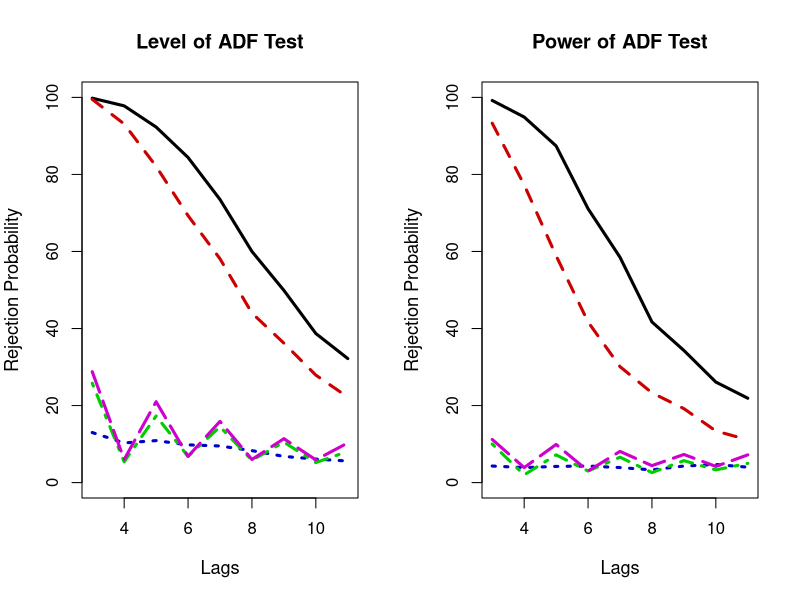

The R source for this figure:
# === preprocessing ===
# remove variables
rm(list = ls())

# reset graphics
graphics.off()
set.seed(48)
# Install packages if not installed
libraries = c("tseries")
lapply(libraries, function(Samples) if (!(Samples %in% installed.packages())) {
  install.packages(Samples)
})

# Load packages
lapply(libraries, library, quietly = TRUE, character.only = TRUE)

# === Input Parameters ===
# define number of simulations for ADF test
iSimulations = 1000

# define sample size
iSample = 100

# define alpha parameters
alpha = c(0.9, 1)

# define beta parmaters
beta = c(-0.99, -0.9, 0, 0.9, 0.99)

# define stationary models
statparams = cbind(rep(alpha[1], length(beta)), beta = c(-0.99, -0.9, 0, 0.9, 0.99))

# define explosive models
expparams = cbind(rep(alpha[2], length(beta)), beta = c(-0.99, -0.9, 0, 0.9, 0.99))

# define lag vector
pvec = as.matrix(3:11)

# define significance level
isiglevel = 0.05

# === Define Functions ===
# define function to create simulated process
generateprocess = function(alpha, beta, iSample) {
  epsilon = rnorm(iSample)
  x       = rep(0, iSample)
  for (iCounter in 2:iSample) {
    x[iCounter] = alpha * x[iCounter - 1] + beta * epsilon[iCounter - 1] + epsilon[iCounter]
  }
  return(x)
}

# adftest for varying p
adftestvaryp = function(pvec, x) {
  adftestonep = function(p) {
    return(adf.test(x, alternative = c("stationary"), k = p)$p.value)
  }
  pvalues     = apply(pvec, 1, adftestonep)
  rejection   = as.numeric(pvalues < isiglevel)
  return(rejection)
}

# define function to simulate rejection probabilities
ADFSimtest = function(alpha, beta) {
  res = matrix(rep(NaN, iSimulations, length(pvec)), nrow = iSimulations, ncol = length(pvec))
  for (iSim in 1:iSimulations) {
    x           = generateprocess(alpha, beta, iSample)
    res[iSim, ] = adftestvaryp(pvec, x)
  }
  rejectionprob = colMeans(res)
  return(rejectionprob)
}

# === Main Computation ===
# simulate tests
teststat = mapply(ADFSimtest, statparams[, 1], statparams[, 2])
testexp  = mapply(ADFSimtest, expparams[, 1], expparams[, 2])


# plot level of test
par(mfrow = c(1, 2), cex.lab = 1.1)
matplot(pvec, teststat * 100, type = "l", lwd = 3, ylab = "Rejection Probability", xlab = "Lags", 
        main = "Level of ADF Test", col = c("black", "red3", "blue3", "green3", "magenta3"), 
        xlim = c(min(pvec), max(pvec)), ylim = c(0, 100))

# plot power of test
matplot(pvec, testexp * 100, type = "l", lwd = 3, ylab = "Rejection Probability", xlab = "Lags", 
        main = "Power of ADF Test", col = c("black", "red3", "blue3", "green3", "magenta3"), 
        xlim = c(min(pvec), max(pvec)), ylim = c(0, 100))

# round results and use only p = 3 and p = 11
tablestationary = round(teststat[c(1, length(pvec)), ], digits = 3)
tableexplosive  = round(testexp[c(1, length(pvec)), ], digits = 3)

tablehelp       = rbind(c(" ", " ", "beta", " ", " "), sapply(beta, as.character), tablestationary)
tablestatprint  = cbind(c(" ", "alpha", alpha[1], " "), c(" ", "p", pvec[1], pvec[length(pvec)]), tablehelp)

tablehelp       = rbind(c(" ", " ", "beta", " ", " "), sapply(beta, as.character), tableexplosive)
tableexpprint   = cbind(c(" ", "alpha", alpha[2], " "), c(" ", "p", pvec[1], pvec[length(pvec)]), tablehelp)

# print tables
options(digits = 3)
cat("\014")
# table for level of test
tablestatprint
# table for power of test
tableexpprint

